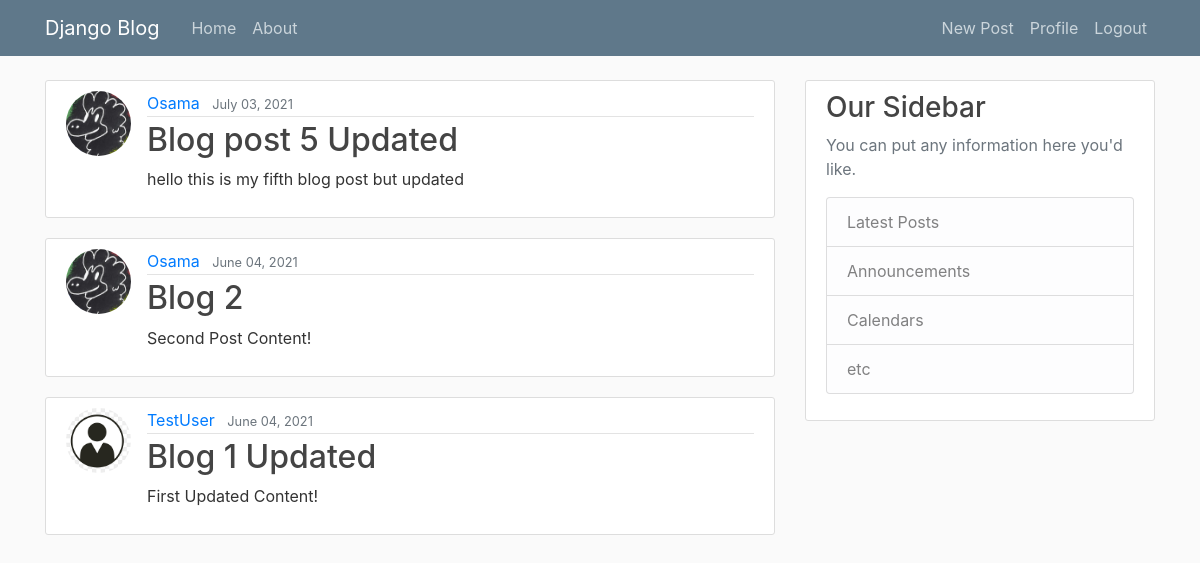
The page / (signed in) on the database its author committed.
### blog/models.py (models this page shows, shortened)
class Post(models.Model):
    title  = models.CharField(max_length=100)
    content = models.TextField()
    date_posted = models.DateTimeField(default=timezone.now)
    author = models.ForeignKey(User, on_delete=models.CASCADE)

### users/models.py (models this page shows, shortened)
class Profile(models.Model):
    user = models.OneToOneField(User, on_delete=models.CASCADE)
    image = models.ImageField(default = 'default.jpg', upload_to='profile_pics')

### blog/views.py (the view)
# urls.py: path('', PostListView.as_view(), name='blog-home'),
class PostListView(ListView):
    model = Post
    template_name = 'blog/home.html' # <app>/<model>_<viewtype>.html
    context_object_name = 'posts'
    ordering = ['-date_posted']

### blog/templates/blog/home.html
{% extends "blog/base.html" %}
{% block content %}
    {% for post in posts %}
        <article class="media content-section">
          <img class="rounded-circle article-img" src="{{ post.author.profile.image.url }}" alt="profile_image">
          <div class="media-body">
            <div class="article-metadata">
              <a class="mr-2" href="#">{{ post.author }}</a>
              <small class="text-muted">{{ post.date_posted|date:"F d, Y" }}</small>
            </div>
            <h2><a class="article-title" href="{% url 'post-detail' post.id %}">{{ post.title }}</a></h2>
            <p class="article-content">{{ post.content }}</p>
          </div>
        </article>
    {% endfor %}
{% endblock content %}

### blog/static/blog/main.css (style rules this page uses)
body { background: #fafafa; color: #333333; margin-top: 5rem; }
h1, h2, h3, h4, h5, h6 { color: #444444; }
.content-section { background: #ffffff; padding: 10px 20px; border: 1px solid #dddddd; border-radius: 3px; margin-bottom: 20px; }
.article-title { color: #444444; }
.article-content { white-space: pre-line; }
.article-img { height: 65px; width: 65px; margin-right: 16px; }
.article-metadata { padding-bottom: 1px; margin-bottom: 4px; border-bottom: 1px solid #e3e3e3 }

### rows shown on the page
Post: author.profile.image (picture), author "Osama", date_posted "July 03, 2021", title "Blog post 5 Updated", content "hello this is my fifth blog post but updated"
Post: author.profile.image (picture), author "Osama", date_posted "June 04, 2021", title "Blog 2", content "Second Post Content!"
Post: author.profile.image (placeholder picture), author "TestUser", date_posted "June 04, 2021", title "Blog 1 Updated", content "First Updated Content!"
